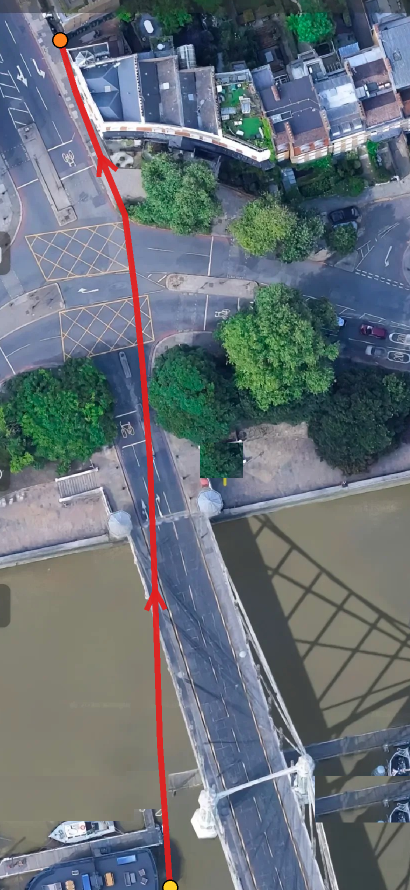
#> input picture maps/M2_route.png, 820 x 1780 px, found by its file name (shown at 1/2 size)
$ python compile_continuous_m2.py
#> lines starting #> are read from the running program, lines starting #| are printed output that depends on the picture
# M1 real-satellite-map continuous ride: concat h3m1_s1..s6 (drop join dupes),
# fixed caption bar + tall minimap (the REAL satellite route overlay) with a
# MOVING position dot + traveled trail. Output continuous_m2_v1.mp4.
import av, os
from PIL import Image, ImageDraw, ImageFont

BASE = r"C:\Users\yunlei\.zcode\workspace\default\h3_map_baseline"
OUT  = r"C:\Users\yunlei\AppData\Local\Comfy-Desktop\ComfyUI-Shared\output"
CLIP_NAMES = [f"h3m2_s{i}_00001_.mp4" for i in range(1, 7)]
RESULT = os.path.join(BASE, "continuous_m2_v1.mp4")

MAP_IMG = os.path.join(BASE, "maps", "M2_route.png")   # 872x1630 with red polyline
MAP_H = 500                                             # thumb height on frame
MAP_W, MAP_H_FULL = 820, 1780

CAPTION = "One continuous ride over a river suspension bridge into a small town - satellite-map anchored - MiniMax H3 chain of 6"

# route polyline in original 872x1630 map coords
POLY = [(340,1775),(330,1630),(320,1490),(315,1330),(310,1180),(305,1050),(300,920),(285,730),(270,580),(250,430),(200,310),(150,180),(120,80)]

# (frame, x, y) keyframes along the polyline; linear interp in between.
# S boundaries: S1 0-242 *new-frames*; each following clip adds 242 frames.
WAY = [
    (0,    340,1775),  # S1 start: south bank approach
    (242,  305,1050),  # S1 end: bridge exit (verified; S1 rides ~3x faster than later clips)
    (484,  295, 860),  # S2 end: junction mouth (arc-length interp, ~+190px/clip after S1)
    (726,  279, 670),  # S3 end: left arc through junction done, north high street
    (968,  257, 481),  # S4 end: high street, zebra passed
    (1210, 197, 303),  # S5 end: terraced stretch
    (1306, 120, 80),   # S6 glide done (~f96 of clip), stopped at route END
    (1452, 120, 80),   # end: dot sits at END through the final pan
]

def pos_at(f):
    if f <= WAY[0][0]: return WAY[0][1], WAY[0][2]
    if f >= WAY[-1][0]: return WAY[-1][1], WAY[-1][2]
    for (f0,x0,y0),(f1,x1,y1) in zip(WAY, WAY[1:]):
        if f0 <= f <= f1:
            t = 0 if f1==f0 else (f-f0)/(f1-f0)
            return x0+(x1-x0)*t, y0+(y1-y0)*t
    return WAY[-1][1], WAY[-1][2]

def trail_upto(pt):
    """walk POLY, return partial polyline ending at interpolated pt"""
    pts = [POLY[0]]
    for a,b in zip(POLY, POLY[1:]):
        ax,ay,bx,by = *a,*b
        # param of pt projected onto segment ab
        dx,dy = bx-ax, by-ay
        L2 = dx*dx+dy*dy
        if L2==0: continue
        t = ((pt[0]-ax)*dx + (pt[1]-ay)*dy)/L2
        if t >= 1: pts.append(b); continue
        if t <= 0: break
        pts.append((ax+dx*t, ay+dy*t)); break
    return pts

# ---- load minimap ----
thumb = Image.open(MAP_IMG).convert("RGB")
#> thumb is the input picture: PIL image 820x1780 RGB; mean R, G, B 103.2, 112.9, 120.4
s = MAP_H / thumb.height
#> s = 0.281
TW = int(thumb.width*s)
#> TW = 230
thumb = thumb.resize((TW, MAP_H), Image.LANCZOS)
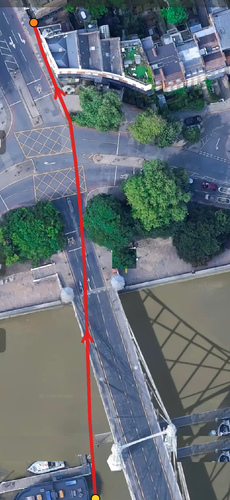
#> thumb: PIL image 230x500 RGB; mean R, G, B 103.2, 112.9, 120.4
# add thin white border
framed = Image.new("RGB", (TW+4, MAP_H+4), (255,255,255))
#> framed: PIL image 234x504 RGB; every value is 255
framed.paste(thumb, (2,2))
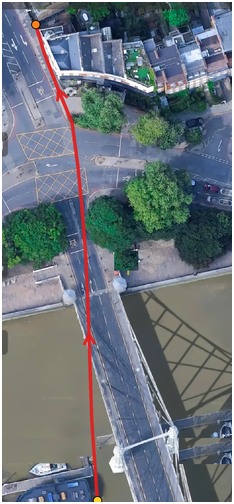
#> framed: PIL image 234x504 RGB; mean R, G, B 106.9, 116.4, 123.8

# fonts
def font(sz):
#> called with sz = 30
    for name in ("arialbd.ttf","arial.ttf","segoeui.ttf"):
        try: return ImageFont.truetype(name, sz)
        except Exception: pass
    return ImageFont.load_default()
F_CAP = font(30)

# ---- video pass ----
ins = []
for n in CLIP_NAMES:
#> (the run stopped early here; a loop or call above may not have finished)

$ run again, with maps/M1_route.png copied over maps/M2_route.png
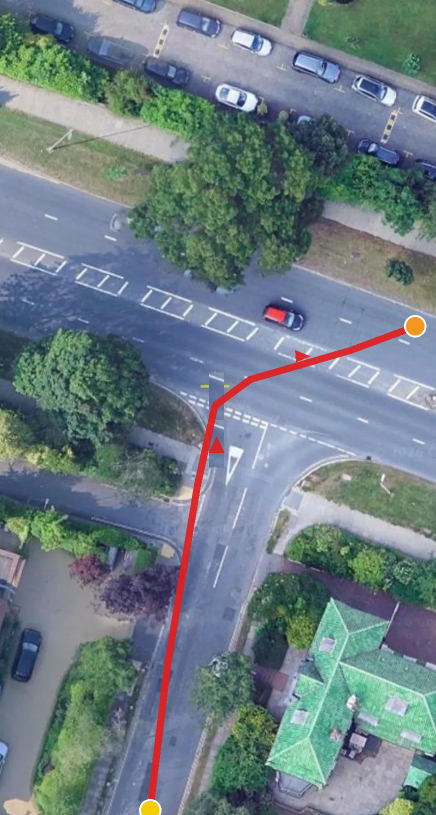
#> input picture maps/M1_route.png, 872 x 1630 px, found by its file name (shown at 1/2 size)
#> thumb is the input picture: PIL image 872x1630 RGB; mean R, G, B 109.7, 125.7, 131.9
#> `thumb = thumb.resize((TW, MAP_H), Image.LANCZOS)`:
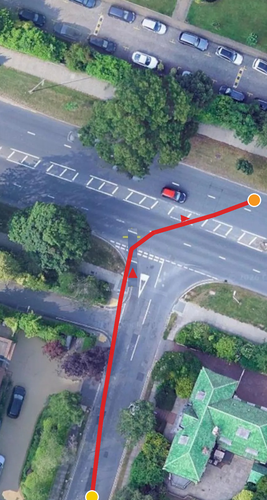
#> thumb: PIL image 267x500 RGB; mean R, G, B 109.7, 125.7, 131.9
#> `framed.paste(thumb, (2,2))`:
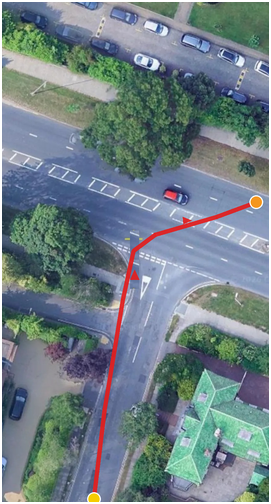
#> framed: PIL image 271x504 RGB; mean R, G, B 113, 128.6, 134.7
